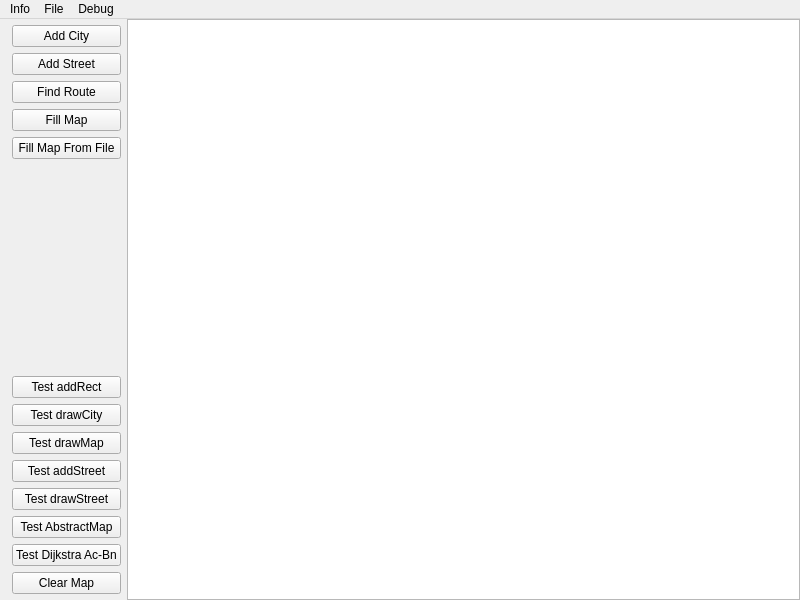
<?xml version="1.0" encoding="UTF-8"?>
<ui version="4.0">
 <class>MainWindow</class>
 <widget class="QMainWindow" name="MainWindow">
  <property name="geometry">
   <rect>
    <x>0</x>
    <y>0</y>
    <width>800</width>
    <height>600</height>
   </rect>
  </property>
  <property name="windowTitle">
   <string>Streetplanner</string>
  </property>
  <widget class="QWidget" name="centralwidget">
   <layout class="QGridLayout" name="gridLayout" columnstretch="0,0">
    <property name="leftMargin">
     <number>12</number>
    </property>
    <property name="topMargin">
     <number>0</number>
    </property>
    <property name="rightMargin">
     <number>0</number>
    </property>
    <property name="bottomMargin">
     <number>0</number>
    </property>
    <item row="7" column="0">
     <widget class="QPushButton" name="pushButton_test">
      <property name="enabled">
       <bool>true</bool>
      </property>
      <property name="toolTip">
       <string>Testen, ob Eingabe Zahl oder Text ist.</string>
      </property>
      <property name="text">
       <string>Test addRect</string>
      </property>
      <property name="autoRepeat">
       <bool>false</bool>
      </property>
      <property name="autoRepeatDelay">
       <number>10</number>
      </property>
      <property name="autoRepeatInterval">
       <number>1</number>
      </property>
      <property name="flat">
       <bool>false</bool>
      </property>
     </widget>
    </item>
    <item row="1" column="0">
     <widget class="QPushButton" name="pushButton_addCity">
      <property name="text">
       <string>Add City</string>
      </property>
     </widget>
    </item>
    <item row="13" column="0">
     <widget class="QPushButton" name="pushButton_test_dijkstraFixed">
      <property name="text">
       <string>Test Dijkstra Ac-Bn</string>
      </property>
     </widget>
    </item>
    <item row="4" column="0">
     <widget class="QPushButton" name="pushButton_fillMap">
      <property name="text">
       <string>Fill Map</string>
      </property>
     </widget>
    </item>
    <item row="2" column="0">
     <widget class="QPushButton" name="pushButton_addStreet">
      <property name="text">
       <string>Add Street</string>
      </property>
     </widget>
    </item>
    <item row="14" column="0">
     <widget class="QPushButton" name="pushButton_clearMap">
      <property name="text">
       <string>Clear Map</string>
      </property>
     </widget>
    </item>
    <item row="9" column="0">
     <widget class="QPushButton" name="button_testDrawMap">
      <property name="enabled">
       <bool>true</bool>
      </property>
      <property name="text">
       <string>Test drawMap</string>
      </property>
      <property name="flat">
       <bool>false</bool>
      </property>
     </widget>
    </item>
    <item row="3" column="0">
     <widget class="QPushButton" name="pushButton_openRouteSearch">
      <property name="text">
       <string>Find Route</string>
      </property>
     </widget>
    </item>
    <item row="8" column="0">
     <widget class="QPushButton" name="button_testDrawCity">
      <property name="enabled">
       <bool>true</bool>
      </property>
      <property name="text">
       <string>Test drawCity</string>
      </property>
      <property name="flat">
       <bool>false</bool>
      </property>
     </widget>
    </item>
    <item row="0" column="1" rowspan="16">
     <widget class="QGraphicsView" name="graphicsView">
      <property name="contextMenuPolicy">
       <enum>Qt::CustomContextMenu</enum>
      </property>
      <property name="frameShadow">
       <enum>QFrame::Sunken</enum>
      </property>
      <property name="backgroundBrush">
       <brush brushstyle="NoBrush">
        <color alpha="255">
         <red>32</red>
         <green>34</green>
         <blue>37</blue>
        </color>
       </brush>
      </property>
      <property name="interactive">
       <bool>false</bool>
      </property>
      <property name="sceneRect">
       <rectf>
        <x>0.000000000000000</x>
        <y>0.000000000000000</y>
        <width>0.000000000000000</width>
        <height>0.000000000000000</height>
       </rectf>
      </property>
      <property name="alignment">
       <set>Qt::AlignCenter</set>
      </property>
      <property name="dragMode">
       <enum>QGraphicsView::NoDrag</enum>
      </property>
     </widget>
    </item>
    <item row="6" column="0">
     <spacer name="verticalSpacer_2">
      <property name="orientation">
       <enum>Qt::Vertical</enum>
      </property>
      <property name="sizeHint" stdset="0">
       <size>
        <width>20</width>
        <height>40</height>
       </size>
      </property>
     </spacer>
    </item>
    <item row="10" column="0">
     <widget class="QPushButton" name="button_testAbstractMap">
      <property name="enabled">
       <bool>true</bool>
      </property>
      <property name="text">
       <string>Test addStreet</string>
      </property>
      <property name="flat">
       <bool>false</bool>
      </property>
     </widget>
    </item>
    <item row="11" column="0">
     <widget class="QPushButton" name="button_testDrawStreet">
      <property name="enabled">
       <bool>true</bool>
      </property>
      <property name="text">
       <string>Test drawStreet</string>
      </property>
      <property name="flat">
       <bool>false</bool>
      </property>
     </widget>
    </item>
    <item row="12" column="0">
     <widget class="QPushButton" name="pushButton_testAbstractMap">
      <property name="text">
       <string>Test AbstractMap</string>
      </property>
     </widget>
    </item>
    <item row="5" column="0">
     <widget class="QPushButton" name="pushButton_readFromFile">
      <property name="text">
       <string>Fill Map From File</string>
      </property>
     </widget>
    </item>
   </layout>
  </widget>
  <widget class="QMenuBar" name="menuBar">
   <property name="geometry">
    <rect>
     <x>0</x>
     <y>0</y>
     <width>800</width>
     <height>24</height>
    </rect>
   </property>
   <widget class="QMenu" name="menuFile">
    <property name="title">
     <string>File</string>
    </property>
    <addaction name="actionOpen"/>
    <addaction name="actionSave"/>
    <addaction name="actionAddSpacer"/>
    <addaction name="actionClear_Scene"/>
    <addaction name="actionExit"/>
   </widget>
   <widget class="QMenu" name="menuAbout">
    <property name="title">
     <string>Info</string>
    </property>
    <addaction name="actionAbout_Streetplanner"/>
   </widget>
   <widget class="QMenu" name="menuDebug">
    <property name="title">
     <string>Debug</string>
    </property>
    <addaction name="actionToggle_Debbug"/>
   </widget>
   <addaction name="menuAbout"/>
   <addaction name="menuFile"/>
   <addaction name="menuDebug"/>
  </widget>
  <action name="actionOpen">
   <property name="enabled">
    <bool>false</bool>
   </property>
   <property name="text">
    <string>Open</string>
   </property>
  </action>
  <action name="actionSave">
   <property name="enabled">
    <bool>false</bool>
   </property>
   <property name="text">
    <string>Save</string>
   </property>
  </action>
  <action name="actionAddSpacer">
   <property name="text">
    <string>Add Spacer</string>
   </property>
  </action>
  <action name="actionExit">
   <property name="text">
    <string>Exit</string>
   </property>
   <property name="shortcut">
    <string>Alt+E</string>
   </property>
  </action>
  <action name="actionClear_Scene">
   <property name="text">
    <string>Clear Scene</string>
   </property>
   <property name="shortcut">
    <string>Alt+S</string>
   </property>
  </action>
  <action name="actionAbout_Streetplanner">
   <property name="text">
    <string>About</string>
   </property>
  </action>
  <action name="actionToggle_Debbug">
   <property name="text">
    <string>Hide Debug</string>
   </property>
  </action>
 </widget>
 <resources/>
 <connections/>
</ui>
